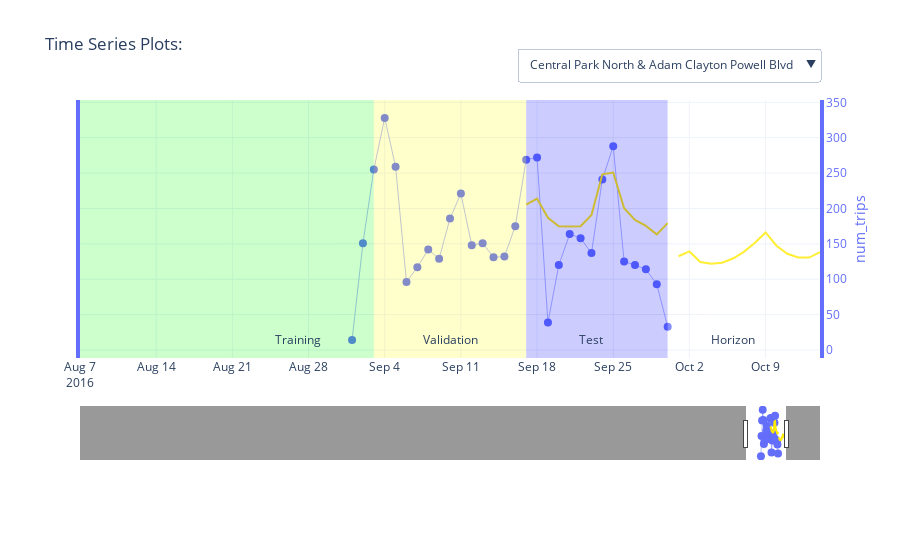

Write notebook code for a chart like this one.
### Markdown cell above
## Visualize The Time Series With Forecast

### Code cell
# NA values in Pandas will not convert to JSON which Plotly uses:
rawSeries = rawSeries.fillna(np.nan).replace([np.nan], [None])

# create a figure:
fig = go.Figure()

# get a list of colors to use:
colors = px.colors.qualitative.Plotly

# list of columns to plot over time : target and covariates
variables = [TARGET_COLUMN] #+ COVARIATE_COLUMNS

# create dropdown/button to toggle series
buttons = []
b = 0 # default button index

# iterate through series:
series = rawSeries[SERIES_COLUMN].unique().tolist()[0:viz_limit]
for s in series:    
    # iterate trhough columns
    for y, v in enumerate(variables):
        fig.add_trace(
            go.Scatter(
                x = rawSeries[rawSeries[SERIES_COLUMN]==s][TIME_COLUMN],
                y = rawSeries[rawSeries[SERIES_COLUMN]==s][v],
                name = f'{v}',
                text = rawSeries[rawSeries[SERIES_COLUMN]==s][v],
                yaxis = f"y{y+1}",
                hoverinfo='name+x+text',
                line = {'width': 0.5},
                marker = {'size': 8},
                mode = 'lines+markers',
                showlegend = False,
                visible = (b==0) # make a series visible as default: this uses the first series
            )
        )
        if y == 0: # add the forecast
            # add the forecast fit
            fig.add_trace(
                go.Scatter(
                    x = test_predictions[test_predictions[SERIES_COLUMN]==s][TIME_COLUMN],
                    y = test_predictions[test_predictions[SERIES_COLUMN]==s][f'predicted_{TARGET_COLUMN}'],
                    name = f'Forecast: {v}',
                    text = test_predictions[test_predictions[SERIES_COLUMN]==s][f'predicted_{TARGET_COLUMN}'],
                    yaxis = f"y{y+1}",
                    hoverinfo='name+x+text',
                    line = {'width': 2, 'color': 'rgb(255,234,0)'},
                    mode = 'lines',
                    showlegend = False,
                    visible = (b==0) # make a series visible as default: this uses the first series
                )
            )
            fig.add_trace(
                go.Scatter(
                    x = predict[predict[SERIES_COLUMN]==s][TIME_COLUMN],
                    y = predict[predict[SERIES_COLUMN]==s][f'predicted_{TARGET_COLUMN}'],
                    name = f'Forecast: {v}',
                    text = predict[predict[SERIES_COLUMN]==s][f'predicted_{TARGET_COLUMN}'],
                    yaxis = f"y{y+1}",
                    hoverinfo='name+x+text',
                    line = {'width': 2, 'color': 'rgb(255,234,0)'},
                    mode = 'lines',
                    showlegend = False,
                    visible = (b==0) # make a series visible as default: this uses the first series
                )
            )
    
    # which button to show:
    ff = 2 # count of forecast related traces add to each series
    which_buttons = [False] * len(series) * (len(variables) + ff)
    which_buttons[b * (len(variables) +ff):(b+1)*(len(variables) + ff)] = [True] * (len(variables) + ff)

    # create button for series:
    button = dict(
        label = s,
        method = 'update',
        args = [{'visible': which_buttons}]
    )
    buttons.append(button)
    b += 1

# add split regions: training
fig.add_shape(
    fillcolor = 'rgba(0, 255, 0, 0.2)',
    line = {'width': 0},
    type = 'rect',
    x0 = keyDates['start_date'][0],
    x1 = keyDates['val_start'][0],
    xref = 'x',
    y0 = 0,
    y1 = 1,
    yref = 'paper'
)
fig.add_annotation(
    x = keyDates['val_start'][0] - (keyDates['test_start'][0]-keyDates['val_start'][0])/2,
    y = 0,
    ax = 0, ay = 0,
    yref = 'y1',
    xref = 'x',
    text = 'Training',
    yanchor = 'bottom'
)

# add split regions: validation
fig.add_shape(
    fillcolor = 'rgba(255, 255, 0, 0.2)',
    line = {'width': 0},
    type = 'rect',
    x0 = keyDates['val_start'][0],
    x1 = keyDates['test_start'][0],
    xref = 'x',
    y0 = 0,
    y1 = 1,
    yref = 'paper'
)
fig.add_annotation(
    x = keyDates['val_start'][0] + (keyDates['test_start'][0]-keyDates['val_start'][0])/2,
    y = 0,
    ax = 0, ay = 0,
    yref = 'y1',
    xref = 'x',
    text = 'Validation',
    yanchor = 'bottom'
)

# add split regions: test
fig.add_shape(
    fillcolor = 'rgba(0, 0, 255, 0.2)',
    line = {'width': 0},
    type = 'rect',
    x0 = keyDates['test_start'][0],
    x1 = keyDates['end_date'][0],
    xref = 'x',
    y0 = 0,
    y1 = 1,
    yref = 'paper'
)
fig.add_annotation(
    x = keyDates['test_start'][0] + (keyDates['end_date'][0]-keyDates['test_start'][0])/2,
    y = 0,
    ax = 0, ay = 0,
    yref = 'y1',
    xref = 'x',
    text = 'Test',
    yanchor = 'bottom'
)

# add split regions: horizon
fig.add_shape(
    fillcolor = 'rgba(255, 255, 255, 0.2)',
    line = {'width': 0},
    type = 'rect',
    x0 = keyDates['end_date'][0],
    x1 = keyDates['end_date'][0]+timedelta(days = FORECAST_HORIZON_LENGTH),
    xref = 'x',
    y0 = 0,
    y1 = 1,
    yref = 'paper'
)
fig.add_annotation(
    x = keyDates['end_date'][0] + (keyDates['end_date'][0]-keyDates['test_start'][0])/2,
    y = 0,
    ax = 0, ay = 0,
    yref = 'y1',
    xref = 'x',
    text = 'Horizon',
    yanchor = 'bottom'
)

# configure axes layout:
layout = dict(
    xaxis =  dict(
        range = [keyDates['end_date'][0] - 2*(keyDates['end_date'][0] - keyDates['val_start'][0]), keyDates['end_date'][0]+timedelta(days = FORECAST_HORIZON_LENGTH)],
        rangeslider = dict(
            autorange = True,
            range = [keyDates['start_date'][0], keyDates['end_date'][0]+timedelta(days = FORECAST_HORIZON_LENGTH)]
        ),
        type = 'date'
    )
)
for v, variable in enumerate(variables):
    layout[f'yaxis{v+1}'] = dict(
        anchor = 'x',
        domain = [v*(1/len(variables)), (v+1)*(1/len(variables))],
        autorange = True,
        mirror = True,
        autoshift = True,
        title = dict(text = variable, standoff = 10 + 20 * (v % 2), font = dict(color = colors[v])),
        tickfont = dict(color = colors[v]),
        tickmode = 'auto',
        linecolor = colors[v],
        linewidth = 4,
        showline = True,
        side = 'right',
        type = 'linear',
        zeroline = False
    )

# final update of display before rendering
fig.update_layout(
    layout,
    title = 'Time Series Plots:',
    dragmode="zoom",
    hovermode="x",
    legend=dict(traceorder="reversed"),
    height=600,
    template="plotly_white",
    margin=dict(
        t=100,
        b=100
    ),
    updatemenus = [
        dict(
            buttons = buttons,
            type = 'dropdown',
            direction = 'down',
            x = 1,
            y = 1.2,
            showactive = True
        )
    ]
)

# render the interactive plot:
fig.show()

### Figure 1 — Plotly figure (JSON) as saved in the notebook; plotly's stock layout.template omitted (floating-point values rounded to 4 significant figures; data arrays with more than 128 entries replaced by an {"elided": "..."} marker saying what was removed)
{"data": [{"hoverinfo": "name+x+text", "line": {"width": 0.5}, "marker": {"size": 8}, "mode": "lines+markers", "name": "num_trips", "showlegend": false, "text": [14, 151, 255, 328, 259, 96, 117, 142, 129, 186, 221, 148, 151, 131, 132, 175, 269, 272, 39, 120, 164, 158, 137, 241, 288, 125, 120, 114, 93, 33], "type": "scatter", "visible": true, "x": ["2016-09-01", "2016-09-02", "2016-09-03", "2016-09-04", "2016-09-05", "2016-09-06", "2016-09-07", "2016-09-08", "2016-09-09", "2016-09-10", "2016-09-11", "2016-09-12", "2016-09-13", "2016-09-14", "2016-09-15", "2016-09-16", "2016-09-17", "2016-09-18", "2016-09-19", "2016-09-20", "2016-09-21", "2016-09-22", "2016-09-23", "2016-09-24", "2016-09-25", "2016-09-26", "2016-09-27", "2016-09-28", "2016-09-29", "2016-09-30"], "y": [14, 151, 255, 328, 259, 96, 117, 142, 129, 186, 221, 148, 151, 131, 132, 175, 269, 272, 39, 120, 164, 158, 137, 241, 288, 125, 120, 114, 93, 33], "yaxis": "y"}, {"hoverinfo": "name+x+text", "line": {"color": "rgb(255,234,0)", "width": 2}, "mode": "lines", "name": "Forecast: num_trips", "showlegend": false, "text": [205.3, 214.0, 186.8, 174.8, 174.5, 174.9, 190.7, 248.3, 250.7, 200.4, 183.8, 175.4, 163.4, 179.3], "type": "scatter", "visible": true, "x": ["2016-09-17", "2016-09-18", "2016-09-19", "2016-09-20", "2016-09-21", "2016-09-22", "2016-09-23", "2016-09-24", "2016-09-25", "2016-09-26", "2016-09-27", "2016-09-28", "2016-09-29", "2016-09-30"], "y": [205.3, 214.0, 186.8, 174.8, 174.5, 174.9, 190.7, 248.3, 250.7, 200.4, 183.8, 175.4, 163.4, 179.3], "yaxis": "y"}, {"hoverinfo": "name+x+text", "line": {"color": "rgb(255,234,0)", "width": 2}, "mode": "lines", "name": "Forecast: num_trips", "showlegend": false, "text": [132.5, 139.3, 124.4, 121.9, 123.3, 129.3, 138.8, 151.3, 166.1, 147.4, 136.0, 130.9, 130.6, 138.3], "type": "scatter", "visible": true, "x": ["2016-10-01", "2016-10-02", "2016-10-03", "2016-10-04", "2016-10-05", "2016-10-06", "2016-10-07", "2016-10-08", "2016-10-09", "2016-10-10", "2016-10-11", "2016-10-12", "2016-10-13", "2016-10-14"], "y": [132.5, 139.3, 124.4, 121.9, 123.3, 129.3, 138.8, 151.3, 166.1, 147.4, 136.0, 130.9, 130.6, 138.3], "yaxis": "y"}, {"hoverinfo": "name+x+text", "line": {"width": 0.5}, "marker": {"size": 8}, "mode": "lines+markers", "name": "num_trips", "showlegend": false, "text": {"elided": "1177 int values"}, "type": "scatter", "visible": false, "x": {"elided": "1177 str values"}, "y": {"elided": "1177 int values"}, "yaxis": "y"}, {"hoverinfo": "name+x+text", "line": {"color": "rgb(255,234,0)", "width": 2}, "mode": "lines", "name": "Forecast: num_trips", "showlegend": false, "text": [399.5, 390.6, 337.5, 322.9, 321.3, 320.4, 343.7, 408.5, 407.0, 336.4, 308.6, 302.2, 291.1, 312.7], "type": "scatter", "visible": false, "x": ["2016-09-17", "2016-09-18", "2016-09-19", "2016-09-20", "2016-09-21", "2016-09-22", "2016-09-23", "2016-09-24", "2016-09-25", "2016-09-26", "2016-09-27", "2016-09-28", "2016-09-29", "2016-09-30"], "y": [399.5, 390.6, 337.5, 322.9, 321.3, 320.4, 343.7, 408.5, 407.0, 336.4, 308.6, 302.2, 291.1, 312.7], "yaxis": "y"}, {"hoverinfo": "name+x+text", "line": {"color": "rgb(255,234,0)", "width": 2}, "mode": "lines", "name": "Forecast: num_trips", "showlegend": false, "text": [267.7, 295.8, 259.6, 251.0, 249.7, 260.0, 280.2, 312.2, 347.2, 303.4, 271.7, 256.8, 253.4, 268.7], "type": "scatter", "visible": false, "x": ["2016-10-01", "2016-10-02", "2016-10-03", "2016-10-04", "2016-10-05", "2016-10-06", "2016-10-07", "2016-10-08", "2016-10-09", "2016-10-10", "2016-10-11", "2016-10-12", "2016-10-13", "2016-10-14"], "y": [267.7, 295.8, 259.6, 251.0, 249.7, 260.0, 280.2, 312.2, 347.2, 303.4, 271.7, 256.8, 253.4, 268.7], "yaxis": "y"}, {"hoverinfo": "name+x+text", "line": {"width": 0.5}, "marker": {"size": 8}, "mode": "lines+markers", "name": "num_trips", "showlegend": false, "text": [85, 135, 240, 301, 132, 69, 63, 69, 48, 62, 100, 70, 60, 96, 73, 67, 111, 124, 76, 78, 83, 78, 80, 114, 140, 56, 83, 96, 40, 138, 146, 173, 159, 64, 108, 85, 82, 120, 161, 77, 86, 98, 75, 103, 153, 164, 18, 108, 111, 68, 109, 123, 139, 92, 87, 86, 104, 39], "type": "scatter", "visible": false, "x": ["2016-08-04", "2016-08-05", "2016-08-06", "2016-08-07", "2016-08-08", "2016-08-09", "2016-08-10", "2016-08-11", "2016-08-12", "2016-08-13", "2016-08-14", "2016-08-15", "2016-08-16", "2016-08-17", "2016-08-18", "2016-08-19", "2016-08-20", "2016-08-21", "2016-08-22", "2016-08-23", "2016-08-24", "2016-08-25", "2016-08-26", "2016-08-27", "2016-08-28", "2016-08-29", "2016-08-30", "2016-08-31", "2016-09-01", "2016-09-02", "2016-09-03", "2016-09-04", "2016-09-05", "2016-09-06", "2016-09-07", "2016-09-08", "2016-09-09", "2016-09-10", "2016-09-11", "2016-09-12", "2016-09-13", "2016-09-14", "2016-09-15", "2016-09-16", "2016-09-17", "2016-09-18", "2016-09-19", "2016-09-20", "2016-09-21", "2016-09-22", "2016-09-23", "2016-09-24", "2016-09-25", "2016-09-26", "2016-09-27", "2016-09-28", "2016-09-29", "2016-09-30"], "y": [85, 135, 240, 301, 132, 69, 63, 69, 48, 62, 100, 70, 60, 96, 73, 67, 111, 124, 76, 78, 83, 78, 80, 114, 140, 56, 83, 96, 40, 138, 146, 173, 159, 64, 108, 85, 82, 120, 161, 77, 86, 98, 75, 103, 153, 164, 18, 108, 111, 68, 109, 123, 139, 92, 87, 86, 104, 39], "yaxis": "y"}, {"hoverinfo": "name+x+text", "line": {"color": "rgb(255,234,0)", "width": 2}, "mode": "lines", "name": "Forecast: num_trips", "showlegend": false, "text": [102.5, 101.4, 90.65, 83.9, 85.15, 87.23, 93.41, 117.1, 116.4, 94.43, 90.24, 88.49, 86.7, 98.67], "type": "scatter", "visible": false, "x": ["2016-09-17", "2016-09-18", "2016-09-19", "2016-09-20", "2016-09-21", "2016-09-22", "2016-09-23", "2016-09-24", "2016-09-25", "2016-09-26", "2016-09-27", "2016-09-28", "2016-09-29", "2016-09-30"], "y": [102.5, 101.4, 90.65, 83.9, 85.15, 87.23, 93.41, 117.1, 116.4, 94.43, 90.24, 88.49, 86.7, 98.67], "yaxis": "y"}, {"hoverinfo": "name+x+text", "line": {"color": "rgb(255,234,0)", "width": 2}, "mode": "lines", "name": "Forecast: num_trips", "showlegend": false, "text": [86.57, 89.18, 81.91, 80.74, 82.19, 85.46, 90.66, 96.51, 103.4, 93.82, 87.97, 86.63, 86.69, 89.32], "type": "scatter", "visible": false, "x": ["2016-10-01", "2016-10-02", "2016-10-03", "2016-10-04", "2016-10-05", "2016-10-06", "2016-10-07", "2016-10-08", "2016-10-09", "2016-10-10", "2016-10-11", "2016-10-12", "2016-10-13", "2016-10-14"], "y": [86.57, 89.18, 81.91, 80.74, 82.19, 85.46, 90.66, 96.51, 103.4, 93.82, 87.97, 86.63, 86.69, 89.32], "yaxis": "y"}, {"hoverinfo": "name+x+text", "line": {"width": 0.5}, "marker": {"size": 8}, "mode": "lines+markers", "name": "num_trips", "showlegend": false, "text": [44, 40, 28, 30, 30, 35, 51, 24, 39, 25, 31, 44, 74, 83, 28, 31, 43, 55, 49, 57, 95, 33, 59, 41, 9, 24, 29, 2, 95, 23, 14, 37, 41, 78, 84, 25, 38, 18, 53, 51, 87, 69, 7, 26, 43, 27, 32, 63, 60, 47, 24, 41, 16, 13], "type": "scatter", "visible": false, "x": ["2016-08-08", "2016-08-09", "2016-08-10", "2016-08-11", "2016-08-12", "2016-08-13", "2016-08-14", "2016-08-15", "2016-08-16", "2016-08-17", "2016-08-18", "2016-08-19", "2016-08-20", "2016-08-21", "2016-08-22", "2016-08-23", "2016-08-24", "2016-08-25", "2016-08-26", "2016-08-27", "2016-08-28", "2016-08-29", "2016-08-30", "2016-08-31", "2016-09-01", "2016-09-02", "2016-09-03", "2016-09-04", "2016-09-05", "2016-09-06", "2016-09-07", "2016-09-08", "2016-09-09", "2016-09-10", "2016-09-11", "2016-09-12", "2016-09-13", "2016-09-14", "2016-09-15", "2016-09-16", "2016-09-17", "2016-09-18", "2016-09-19", "2016-09-20", "2016-09-21", "2016-09-22", "2016-09-23", "2016-09-24", "2016-09-25", "2016-09-26", "2016-09-27", "2016-09-28", "2016-09-29", "2016-09-30"], "y": [44, 40, 28, 30, 30, 35, 51, 24, 39, 25, 31, 44, 74, 83, 28, 31, 43, 55, 49, 57, 95, 33, 59, 41, 9, 24, 29, 2, 95, 23, 14, 37, 41, 78, 84, 25, 38, 18, 53, 51, 87, 69, 7, 26, 43, 27, 32, 63, 60, 47, 24, 41, 16, 13], "yaxis": "y"}, {"hoverinfo": "name+x+text", "line": {"color": "rgb(255,234,0)", "width": 2}, "mode": "lines", "name": "Forecast: num_trips", "showlegend": false, "text": [49.53, 48.99, 40.81, 39.02, 38.24, 37.35, 40.03, 50.06, 50.8, 37.6, 35.33, 32.28, 30.88, 33.68], "type": "scatter", "visible": false, "x": ["2016-09-17", "2016-09-18", "2016-09-19", "2016-09-20", "2016-09-21", "2016-09-22", "2016-09-23", "2016-09-24", "2016-09-25", "2016-09-26", "2016-09-27", "2016-09-28", "2016-09-29", "2016-09-30"], "y": [49.53, 48.99, 40.81, 39.02, 38.24, 37.35, 40.03, 50.06, 50.8, 37.6, 35.33, 32.28, 30.88, 33.68], "yaxis": "y"}, {"hoverinfo": "name+x+text", "line": {"color": "rgb(255,234,0)", "width": 2}, "mode": "lines", "name": "Forecast: num_trips", "showlegend": false, "text": [36.81, 38.41, 34.42, 33.96, 34.89, 36.42, 38.67, 42.01, 44.81, 39.96, 37.66, 37.77, 37.73, 38.73], "type": "scatter", "visible": false, "x": ["2016-10-01", "2016-10-02", "2016-10-03", "2016-10-04", "2016-10-05", "2016-10-06", "2016-10-07", "2016-10-08", "2016-10-09", "2016-10-10", "2016-10-11", "2016-10-12", "2016-10-13", "2016-10-14"], "y": [36.81, 38.41, 34.42, 33.96, 34.89, 36.42, 38.67, 42.01, 44.81, 39.96, 37.66, 37.77, 37.73, 38.73], "yaxis": "y"}, {"hoverinfo": "name+x+text", "line": {"width": 0.5}, "marker": {"size": 8}, "mode": "lines+markers", "name": "num_trips", "showlegend": false, "text": [28, 112, 77, 68, 62, 39, 50, 50, 36, 48, 38, 41, 47, 51, 38, 56, 55, 56, 61, 64, 59, 49, 45, 41, 23, 59, 58, 100, 51, 38, 47, 43, 42, 49, 73, 58, 75, 35, 67, 53, 75, 75, 27, 60, 54, 56, 58, 64, 65, 34, 50, 41, 40, 10], "type": "scatter", "visible": false, "x": ["2016-08-08", "2016-08-09", "2016-08-10", "2016-08-11", "2016-08-12", "2016-08-13", "2016-08-14", "2016-08-15", "2016-08-16", "2016-08-17", "2016-08-18", "2016-08-19", "2016-08-20", "2016-08-21", "2016-08-22", "2016-08-23", "2016-08-24", "2016-08-25", "2016-08-26", "2016-08-27", "2016-08-28", "2016-08-29", "2016-08-30", "2016-08-31", "2016-09-01", "2016-09-02", "2016-09-03", "2016-09-04", "2016-09-05", "2016-09-06", "2016-09-07", "2016-09-08", "2016-09-09", "2016-09-10", "2016-09-11", "2016-09-12", "2016-09-13", "2016-09-14", "2016-09-15", "2016-09-16", "2016-09-17", "2016-09-18", "2016-09-19", "2016-09-20", "2016-09-21", "2016-09-22", "2016-09-23", "2016-09-24", "2016-09-25", "2016-09-26", "2016-09-27", "2016-09-28", "2016-09-29", "2016-09-30"], "y": [28, 112, 77, 68, 62, 39, 50, 50, 36, 48, 38, 41, 47, 51, 38, 56, 55, 56, 61, 64, 59, 49, 45, 41, 23, 59, 58, 100, 51, 38, 47, 43, 42, 49, 73, 58, 75, 35, 67, 53, 75, 75, 27, 60, 54, 56, 58, 64, 65, 34, 50, 41, 40, 10], "yaxis": "y"}, {"hoverinfo": "name+x+text", "line": {"color": "rgb(255,234,0)", "width": 2}, "mode": "lines", "name": "Forecast: num_trips", "showlegend": false, "text": [58.18, 57.41, 49.76, 48.01, 47.98, 47.28, 51.33, 61.82, 61.05, 50.15, 45.78, 44.79, 44.44, 47.28], "type": "scatter", "visible": false, "x": ["2016-09-17", "2016-09-18", "2016-09-19", "2016-09-20", "2016-09-21", "2016-09-22", "2016-09-23", "2016-09-24", "2016-09-25", "2016-09-26", "2016-09-27", "2016-09-28", "2016-09-29", "2016-09-30"], "y": [58.18, 57.41, 49.76, 48.01, 47.98, 47.28, 51.33, 61.82, 61.05, 50.15, 45.78, 44.79, 44.44, 47.28], "yaxis": "y"}, {"hoverinfo": "name+x+text", "line": {"color": "rgb(255,234,0)", "width": 2}, "mode": "lines", "name": "Forecast: num_trips", "showlegend": false, "text": [48.48, 48.67, 45.29, 44.15, 44.87, 47.33, 49.76, 52.96, 54.29, 50.47, 48.4, 48.46, 48.56, 49.76], "type": "scatter", "visible": false, "x": ["2016-10-01", "2016-10-02", "2016-10-03", "2016-10-04", "2016-10-05", "2016-10-06", "2016-10-07", "2016-10-08", "2016-10-09", "2016-10-10", "2016-10-11", "2016-10-12", "2016-10-13", "2016-10-14"], "y": [48.48, 48.67, 45.29, 44.15, 44.87, 47.33, 49.76, 52.96, 54.29, 50.47, 48.4, 48.46, 48.56, 49.76], "yaxis": "y"}, {"hoverinfo": "name+x+text", "line": {"width": 0.5}, "marker": {"size": 8}, "mode": "lines+markers", "name": "num_trips", "showlegend": false, "text": {"elided": "359 int values"}, "type": "scatter", "visible": false, "x": {"elided": "359 str values"}, "y": {"elided": "359 int values"}, "yaxis": "y"}, {"hoverinfo": "name+x+text", "line": {"color": "rgb(255,234,0)", "width": 2}, "mode": "lines", "name": "Forecast: num_trips", "showlegend": false, "text": [203.5, 205.5, 178.6, 168.0, 168.5, 166.9, 179.5, 217.7, 218.1, 183.9, 168.7, 161.3, 152.6, 162.8], "type": "scatter", "visible": false, "x": ["2016-09-17", "2016-09-18", "2016-09-19", "2016-09-20", "2016-09-21", "2016-09-22", "2016-09-23", "2016-09-24", "2016-09-25", "2016-09-26", "2016-09-27", "2016-09-28", "2016-09-29", "2016-09-30"], "y": [203.5, 205.5, 178.6, 168.0, 168.5, 166.9, 179.5, 217.7, 218.1, 183.9, 168.7, 161.3, 152.6, 162.8], "yaxis": "y"}, {"hoverinfo": "name+x+text", "line": {"color": "rgb(255,234,0)", "width": 2}, "mode": "lines", "name": "Forecast: num_trips", "showlegend": false, "text": [134.3, 140.7, 127.4, 127.3, 128.7, 133.2, 140.3, 149.4, 156.7, 145.7, 138.6, 134.7, 134.8, 139.0], "type": "scatter", "visible": false, "x": ["2016-10-01", "2016-10-02", "2016-10-03", "2016-10-04", "2016-10-05", "2016-10-06", "2016-10-07", "2016-10-08", "2016-10-09", "2016-10-10", "2016-10-11", "2016-10-12", "2016-10-13", "2016-10-14"], "y": [134.3, 140.7, 127.4, 127.3, 128.7, 133.2, 140.3, 149.4, 156.7, 145.7, 138.6, 134.7, 134.8, 139.0], "yaxis": "y"}, {"hoverinfo": "name+x+text", "line": {"width": 0.5}, "marker": {"size": 8}, "mode": "lines+markers", "name": "num_trips", "showlegend": false, "text": {"elided": "361 int values"}, "type": "scatter", "visible": false, "x": {"elided": "361 str values"}, "y": {"elided": "361 int values"}, "yaxis": "y"}, {"hoverinfo": "name+x+text", "line": {"color": "rgb(255,234,0)", "width": 2}, "mode": "lines", "name": "Forecast: num_trips", "showlegend": false, "text": [258.1, 255.1, 218.8, 207.1, 209.1, 214.6, 242.0, 271.6, 221.6, 199.5, 193.2, 183.4, 196.1], "type": "scatter", "visible": false, "x": ["2016-09-17", "2016-09-18", "2016-09-19", "2016-09-20", "2016-09-21", "2016-09-22", "2016-09-23", "2016-09-25", "2016-09-26", "2016-09-27", "2016-09-28", "2016-09-29", "2016-09-30"], "y": [258.1, 255.1, 218.8, 207.1, 209.1, 214.6, 242.0, 271.6, 221.6, 199.5, 193.2, 183.4, 196.1], "yaxis": "y"}, {"hoverinfo": "name+x+text", "line": {"color": "rgb(255,234,0)", "width": 2}, "mode": "lines", "name": "Forecast: num_trips", "showlegend": false, "text": [166.6, 176.2, 159.5, 157.9, 159.4, 166.5, 176.0, 189.4, 203.8, 183.8, 171.6, 164.8, 164.2, 171.4], "type": "scatter", "visible": false, "x": ["2016-10-01", "2016-10-02", "2016-10-03", "2016-10-04", "2016-10-05", "2016-10-06", "2016-10-07", "2016-10-08", "2016-10-09", "2016-10-10", "2016-10-11", "2016-10-12", "2016-10-13", "2016-10-14"], "y": [166.6, 176.2, 159.5, 157.9, 159.4, 166.5, 176.0, 189.4, 203.8, 183.8, 171.6, 164.8, 164.2, 171.4], "yaxis": "y"}, {"hoverinfo": "name+x+text", "line": {"width": 0.5}, "marker": {"size": 8}, "mode": "lines+markers", "name": "num_trips", "showlegend": false, "text": {"elided": "355 int values"}, "type": "scatter", "visible": false, "x": {"elided": "355 str values"}, "y": {"elided": "355 int values"}, "yaxis": "y"}, {"hoverinfo": "name+x+text", "line": {"color": "rgb(255,234,0)", "width": 2}, "mode": "lines", "name": "Forecast: num_trips", "showlegend": false, "text": [136.9, 137.6, 117.9, 111.7, 113.7, 112.7, 122.1, 144.8, 145.3, 120.9, 114.5, 111.5, 107.2, 114.2], "type": "scatter", "visible": false, "x": ["2016-09-17", "2016-09-18", "2016-09-19", "2016-09-20", "2016-09-21", "2016-09-22", "2016-09-23", "2016-09-24", "2016-09-25", "2016-09-26", "2016-09-27", "2016-09-28", "2016-09-29", "2016-09-30"], "y": [136.9, 137.6, 117.9, 111.7, 113.7, 112.7, 122.1, 144.8, 145.3, 120.9, 114.5, 111.5, 107.2, 114.2], "yaxis": "y"}, {"hoverinfo": "name+x+text", "line": {"color": "rgb(255,234,0)", "width": 2}, "mode": "lines", "name": "Forecast: num_trips", "showlegend": false, "text": [92.88, 96.51, 86.73, 85.67, 86.43, 89.17, 94.17, 102.3, 108.4, 100.2, 94.22, 91.31, 91.61, 95.39], "type": "scatter", "visible": false, "x": ["2016-10-01", "2016-10-02", "2016-10-03", "2016-10-04", "2016-10-05", "2016-10-06", "2016-10-07", "2016-10-08", "2016-10-09", "2016-10-10", "2016-10-11", "2016-10-12", "2016-10-13", "2016-10-14"], "y": [92.88, 96.51, 86.73, 85.67, 86.43, 89.17, 94.17, 102.3, 108.4, 100.2, 94.22, 91.31, 91.61, 95.39], "yaxis": "y"}, {"hoverinfo": "name+x+text", "line": {"width": 0.5}, "marker": {"size": 8}, "mode": "lines+markers", "name": "num_trips", "showlegend": false, "text": {"elided": "345 int values"}, "type": "scatter", "visible": false, "x": {"elided": "345 str values"}, "y": {"elided": "345 int values"}, "yaxis": "y"}, {"hoverinfo": "name+x+text", "line": {"color": "rgb(255,234,0)", "width": 2}, "mode": "lines", "name": "Forecast: num_trips", "showlegend": false, "text": [187.2, 190.3, 162.4, 149.6, 146.7, 139.7, 149.3], "type": "scatter", "visible": false, "x": ["2016-09-17", "2016-09-18", "2016-09-19", "2016-09-20", "2016-09-21", "2016-09-22", "2016-09-23"], "y": [187.2, 190.3, 162.4, 149.6, 146.7, 139.7, 149.3], "yaxis": "y"}, {"hoverinfo": "name+x+text", "line": {"color": "rgb(255,234,0)", "width": 2}, "mode": "lines", "name": "Forecast: num_trips", "showlegend": false, "text": [81.9, 87.34, 80.41, 79.09, 81.37, 87.05, 92.93, 100.5, 111.2, 99.48, 92.09, 89.33, 86.83, 89.5], "type": "scatter", "visible": false, "x": ["2016-10-01", "2016-10-02", "2016-10-03", "2016-10-04", "2016-10-05", "2016-10-06", "2016-10-07", "2016-10-08", "2016-10-09", "2016-10-10", "2016-10-11", "2016-10-12", "2016-10-13", "2016-10-14"], "y": [81.9, 87.34, 80.41, 79.09, 81.37, 87.05, 92.93, 100.5, 111.2, 99.48, 92.09, 89.33, 86.83, 89.5], "yaxis": "y"}, {"hoverinfo": "name+x+text", "line": {"width": 0.5}, "marker": {"size": 8}, "mode": "lines+markers", "name": "num_trips", "showlegend": false, "text": {"elided": "1179 int values"}, "type": "scatter", "visible": false, "x": {"elided": "1179 str values"}, "y": {"elided": "1179 int values"}, "yaxis": "y"}, {"hoverinfo": "name+x+text", "line": {"color": "rgb(255,234,0)", "width": 2}, "mode": "lines", "name": "Forecast: num_trips", "showlegend": false, "text": [296.8, 292.9, 258.2, 248.9, 246.7, 262.8, 305.9, 307.1, 266.0, 245.6, 237.5, 228.2, 238.1], "type": "scatter", "visible": false, "x": ["2016-09-17", "2016-09-18", "2016-09-19", "2016-09-20", "2016-09-22", "2016-09-23", "2016-09-24", "2016-09-25", "2016-09-26", "2016-09-27", "2016-09-28", "2016-09-29", "2016-09-30"], "y": [296.8, 292.9, 258.2, 248.9, 246.7, 262.8, 305.9, 307.1, 266.0, 245.6, 237.5, 228.2, 238.1], "yaxis": "y"}, {"hoverinfo": "name+x+text", "line": {"color": "rgb(255,234,0)", "width": 2}, "mode": "lines", "name": "Forecast: num_trips", "showlegend": false, "text": [200.1, 208.8, 191.7, 189.9, 191.1, 197.5, 207.0, 219.4, 229.7, 211.9, 200.7, 194.9, 194.9, 202.1], "type": "scatter", "visible": false, "x": ["2016-10-01", "2016-10-02", "2016-10-03", "2016-10-04", "2016-10-05", "2016-10-06", "2016-10-07", "2016-10-08", "2016-10-09", "2016-10-10", "2016-10-11", "2016-10-12", "2016-10-13", "2016-10-14"], "y": [200.1, 208.8, 191.7, 189.9, 191.1, 197.5, 207.0, 219.4, 229.7, 211.9, 200.7, 194.9, 194.9, 202.1], "yaxis": "y"}, {"hoverinfo": "name+x+text", "line": {"width": 0.5}, "marker": {"size": 8}, "mode": "lines+markers", "name": "num_trips", "showlegend": false, "text": [42, 71, 108, 107, 103, 78, 90, 99, 67, 143, 152, 84, 94, 83, 96, 80, 151, 133, 59, 112, 121, 35, 86, 64, 75, 60, 58, 58, 77, 60, 69, 95, 60, 86, 55, 64, 66, 101, 106, 32, 70, 77, 82, 72, 67, 57, 39, 71, 69, 60, 32], "type": "scatter", "visible": false, "x": ["2016-08-11", "2016-08-12", "2016-08-13", "2016-08-14", "2016-08-15", "2016-08-16", "2016-08-17", "2016-08-18", "2016-08-19", "2016-08-20", "2016-08-21", "2016-08-22", "2016-08-23", "2016-08-24", "2016-08-25", "2016-08-26", "2016-08-27", "2016-08-28", "2016-08-29", "2016-08-30", "2016-08-31", "2016-09-01", "2016-09-02", "2016-09-03", "2016-09-04", "2016-09-05", "2016-09-06", "2016-09-07", "2016-09-08", "2016-09-09", "2016-09-10", "2016-09-11", "2016-09-12", "2016-09-13", "2016-09-14", "2016-09-15", "2016-09-16", "2016-09-17", "2016-09-18", "2016-09-19", "2016-09-20", "2016-09-21", "2016-09-22", "2016-09-23", "2016-09-24", "2016-09-25", "2016-09-26", "2016-09-27", "2016-09-28", "2016-09-29", "2016-09-30"], "y": [42, 71, 108, 107, 103, 78, 90, 99, 67, 143, 152, 84, 94, 83, 96, 80, 151, 133, 59, 112, 121, 35, 86, 64, 75, 60, 58, 58, 77, 60, 69, 95, 60, 86, 55, 64, 66, 101, 106, 32, 70, 77, 82, 72, 67, 57, 39, 71, 69, 60, 32], "yaxis": "y"}, {"hoverinfo": "name+x+text", "line": {"color": "rgb(255,234,0)", "width": 2}, "mode": "lines", "name": "Forecast: num_trips", "showlegend": false, "text": [108.4, 105.4, 88.57, 83.72, 82.09, 82.02, 86.28, 106.8, 98.85, 74.07, 67.88, 64.81, 61.05, 67.69], "type": "scatter", "visible": false, "x": ["2016-09-17", "2016-09-18", "2016-09-19", "2016-09-20", "2016-09-21", "2016-09-22", "2016-09-23", "2016-09-24", "2016-09-25", "2016-09-26", "2016-09-27", "2016-09-28", "2016-09-29", "2016-09-30"], "y": [108.4, 105.4, 88.57, 83.72, 82.09, 82.02, 86.28, 106.8, 98.85, 74.07, 67.88, 64.81, 61.05, 67.69], "yaxis": "y"}, {"hoverinfo": "name+x+text", "line": {"color": "rgb(255,234,0)", "width": 2}, "mode": "lines", "name": "Forecast: num_trips", "showlegend": false, "text": [62.6, 63.81, 58.58, 58.16, 59.01, 60.63, 63.53, 66.59, 72.93, 64.93, 61.59, 61.99, 62.04, 63.52], "type": "scatter", "visible": false, "x": ["2016-10-01", "2016-10-02", "2016-10-03", "2016-10-04", "2016-10-05", "2016-10-06", "2016-10-07", "2016-10-08", "2016-10-09", "2016-10-10", "2016-10-11", "2016-10-12", "2016-10-13", "2016-10-14"], "y": [62.6, 63.81, 58.58, 58.16, 59.01, 60.63, 63.53, 66.59, 72.93, 64.93, 61.59, 61.99, 62.04, 63.52], "yaxis": "y"}, {"hoverinfo": "name+x+text", "line": {"width": 0.5}, "marker": {"size": 8}, "mode": "lines+markers", "name": "num_trips", "showlegend": false, "text": {"elided": "359 int values"}, "type": "scatter", "visible": false, "x": {"elided": "359 str values"}, "y": {"elided": "359 int values"}, "yaxis": "y"}, {"hoverinfo": "name+x+text", "line": {"color": "rgb(255,234,0)", "width": 2}, "mode": "lines", "name": "Forecast: num_trips", "showlegend": false, "text": [80.0, 80.12, 70.05, 68.51, 66.84, 66.06, 70.24, 91.54, 97.12, 79.94, 77.74, 76.19, 72.83, 84.82], "type": "scatter", "visible": false, "x": ["2016-09-17", "2016-09-18", "2016-09-19", "2016-09-20", "2016-09-21", "2016-09-22", "2016-09-23", "2016-09-24", "2016-09-25", "2016-09-26", "2016-09-27", "2016-09-28", "2016-09-29", "2016-09-30"], "y": [80.0, 80.12, 70.05, 68.51, 66.84, 66.06, 70.24, 91.54, 97.12, 79.94, 77.74, 76.19, 72.83, 84.82], "yaxis": "y"}, {"hoverinfo": "name+x+text", "line": {"color": "rgb(255,234,0)", "width": 2}, "mode": "lines", "name": "Forecast: num_trips", "showlegend": false, "text": [73.96, 76.18, 70.07, 68.75, 70.34, 73.41, 78.12, 83.28, 91.02, 80.95, 75.82, 75.24, 75.0, 76.52], "type": "scatter", "visible": false, "x": ["2016-10-01", "2016-10-02", "2016-10-03", "2016-10-04", "2016-10-05", "2016-10-06", "2016-10-07", "2016-10-08", "2016-10-09", "2016-10-10", "2016-10-11", "2016-10-12", "2016-10-13", "2016-10-14"], "y": [73.96, 76.18, 70.07, 68.75, 70.34, 73.41, 78.12, 83.28, 91.02, 80.95, 75.82, 75.24, 75.0, 76.52], "yaxis": "y"}], "layout": {"annotations": [{"ax": 0, "ay": 0, "text": "Training", "x": "2016-08-27", "xref": "x", "y": 0, "yanchor": "bottom", "yref": "y"}, {"ax": 0, "ay": 0, "text": "Validation", "x": "2016-09-10", "xref": "x", "y": 0, "yanchor": "bottom", "yref": "y"}, {"ax": 0, "ay": 0, "text": "Test", "x": "2016-09-23", "xref": "x", "y": 0, "yanchor": "bottom", "yref": "y"}, {"ax": 0, "ay": 0, "text": "Horizon", "x": "2016-10-06", "xref": "x", "y": 0, "yanchor": "bottom", "yref": "y"}], "autosize": true, "dragmode": "zoom", "hovermode": "x", "legend": {"traceorder": "reversed"}, "margin": {"b": 100, "t": 100}, "shapes": [{"fillcolor": "rgba(0, 255, 0, 0.2)", "line": {"width": 0}, "type": "rect", "x0": "2013-07-01", "x1": "2016-09-03", "xref": "x", "y0": 0, "y1": 1, "yref": "paper"}, {"fillcolor": "rgba(255, 255, 0, 0.2)", "line": {"width": 0}, "type": "rect", "x0": "2016-09-03", "x1": "2016-09-17", "xref": "x", "y0": 0, "y1": 1, "yref": "paper"}, {"fillcolor": "rgba(0, 0, 255, 0.2)", "line": {"width": 0}, "type": "rect", "x0": "2016-09-17", "x1": "2016-09-30", "xref": "x", "y0": 0, "y1": 1, "yref": "paper"}, {"fillcolor": "rgba(255, 255, 255, 0.2)", "line": {"width": 0}, "type": "rect", "x0": "2016-09-30", "x1": "2016-10-14", "xref": "x", "y0": 0, "y1": 1, "yref": "paper"}], "title": {"text": "Time Series Plots:"}, "updatemenus": [{"active": 0, "buttons": [{"args": [{"visible": [true, true, true, false, false, false, false, false, false, false, false, false, false, false, false, false, false, false, false, false, false, false, false, false, false, false, false, false, false, false, false, false, false, false, false, false]}], "label": "Central Park North & Adam Clayton Powell Blvd", "method": "update"}, {"args": [{"visible": [false, false, false, true, true, true, false, false, false, false, false, false, false, false, false, false, false, false, false, false, false, false, false, false, false, false, false, false, false, false, false, false, false, false, false, false]}], "label": "Central Park S & 6 Ave", "method": "update"}, {"args": [{"visible": [false, false, false, false, false, false, true, true, true, false, false, false, false, false, false, false, false, false, false, false, false, false, false, false, false, false, false, false, false, false, false, false, false, false, false, false]}], "label": "Central Park W & W 96 St", "method": "update"}, {"args": [{"visible": [false, false, false, false, false, false, false, false, false, true, true, true, false, false, false, false, false, false, false, false, false, false, false, false, false, false, false, false, false, false, false, false, false, false, false, false]}], "label": "Central Park West & W 100 St", "method": "update"}, {"args": [{"visible": [false, false, false, false, false, false, false, false, false, false, false, false, true, true, true, false, false, false, false, false, false, false, false, false, false, false, false, false, false, false, false, false, false, false, false, false]}], "label": "Central Park West & W 102 St", "method": "update"}, {"args": [{"visible": [false, false, false, false, false, false, false, false, false, false, false, false, false, false, false, true, true, true, false, false, false, false, false, false, false, false, false, false, false, false, false, false, false, false, false, false]}], "label": "Central Park West & W 68 St", "method": "update"}, {"args": [{"visible": [false, false, false, false, false, false, false, false, false, false, false, false, false, false, false, false, false, false, true, true, true, false, false, false, false, false, false, false, false, false, false, false, false, false, false, false]}], "label": "Central Park West & W 72 St", "method": "update"}, {"args": [{"visible": [false, false, false, false, false, false, false, false, false, false, false, false, false, false, false, false, false, false, false, false, false, true, true, true, false, false, false, false, false, false, false, false, false, false, false, false]}], "label": "Central Park West & W 76 St", "method": "update"}, {"args": [{"visible": [false, false, false, false, false, false, false, false, false, false, false, false, false, false, false, false, false, false, false, false, false, false, false, false, true, true, true, false, false, false, false, false, false, false, false, false]}], "label": "Central Park West & W 85 St", "method": "update"}, {"args": [{"visible": [false, false, false, false, false, false, false, false, false, false, false, false, false, false, false, false, false, false, false, false, false, false, false, false, false, false, false, true, true, true, false, false, false, false, false, false]}], "label": "Grand Army Plaza & Central Park S", "method": "update"}, {"args": [{"visible": [false, false, false, false, false, false, false, false, false, false, false, false, false, false, false, false, false, false, false, false, false, false, false, false, false, false, false, false, false, false, true, true, true, false, false, false]}], "label": "W 106 St & Central Park West", "method": "update"}, {"args": [{"visible": [false, false, false, false, false, false, false, false, false, false, false, false, false, false, false, false, false, false, false, false, false, false, false, false, false, false, false, false, false, false, false, false, false, true, true, true]}], "label": "W 82 St & Central Park West", "method": "update"}], "direction": "down", "showactive": true, "type": "dropdown", "x": 1, "y": 1.2}], "xaxis": {"range": ["2016-08-07", "2016-10-14"], "rangeslider": {"autorange": true, "range": ["2013-07-01", "2016-12-10 10:28:13.4797"], "yaxis": {"_template": null, "rangemode": "match"}}, "type": "date"}, "yaxis": {"anchor": "x", "autorange": true, "autoshift": true, "domain": [0, 1], "linecolor": "#636EFA", "linewidth": 4, "mirror": true, "range": [-10.32, 352.3], "showline": true, "side": "right", "tickfont": {"color": "#636EFA"}, "tickmode": "auto", "title": {"font": {"color": "#636EFA"}, "standoff": 10, "text": "num_trips"}, "type": "linear", "zeroline": false}}}
